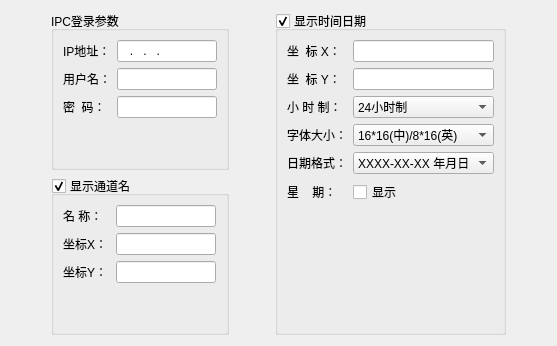
      <widget class="QWidget" name="tab_0">
       <attribute name="title">
        <string>摄像机参数</string>
       </attribute>
       <layout class="QGridLayout" name="gridLayout_7">
        <item row="0" column="1">
         <widget class="QGroupBox" name="groupBox_3">
          <property name="sizePolicy">
           <sizepolicy hsizetype="Preferred" vsizetype="Preferred">
            <horstretch>0</horstretch>
            <verstretch>0</verstretch>
           </sizepolicy>
          </property>
          <property name="maximumSize">
           <size>
            <width>16777215</width>
            <height>16777215</height>
           </size>
          </property>
          <property name="layoutDirection">
           <enum>Qt::LeftToRight</enum>
          </property>
          <property name="title">
           <string>IPC登录参数</string>
          </property>
          <layout class="QGridLayout" name="gridLayout_9">
           <item row="2" column="1">
            <widget class="QLineEdit" name="lineEdit_PW">
             <property name="sizePolicy">
              <sizepolicy hsizetype="Expanding" vsizetype="Fixed">
               <horstretch>0</horstretch>
               <verstretch>0</verstretch>
              </sizepolicy>
             </property>
             <property name="minimumSize">
              <size>
               <width>60</width>
               <height>20</height>
              </size>
             </property>
             <property name="maximumSize">
              <size>
               <width>100</width>
               <height>16777215</height>
              </size>
             </property>
            </widget>
           </item>
           <item row="1" column="0">
            <widget class="QLabel" name="label_31">
             <property name="text">
              <string>用户名：</string>
             </property>
            </widget>
           </item>
           <item row="1" column="1">
            <widget class="QLineEdit" name="lineEdit_UserName">
             <property name="minimumSize">
              <size>
               <width>60</width>
               <height>20</height>
              </size>
             </property>
             <property name="maximumSize">
              <size>
               <width>100</width>
               <height>16777215</height>
              </size>
             </property>
            </widget>
           </item>
           <item row="2" column="0">
            <widget class="QLabel" name="label_32">
             <property name="text">
              <string>密  码：</string>
             </property>
            </widget>
           </item>
           <item row="0" column="1">
            <widget class="QLineEdit" name="lineEdit_IP">
             <property name="minimumSize">
              <size>
               <width>100</width>
               <height>20</height>
              </size>
             </property>
             <property name="maximumSize">
              <size>
               <width>100</width>
               <height>16777215</height>
              </size>
             </property>
             <property name="inputMask">
              <string>000.000.000.000</string>
             </property>
             <property name="text">
              <string>...</string>
             </property>
            </widget>
           </item>
           <item row="0" column="0">
            <widget class="QLabel" name="label_30">
             <property name="layoutDirection">
              <enum>Qt::LeftToRight</enum>
             </property>
             <property name="text">
              <string>IP地址：</string>
             </property>
            </widget>
           </item>
           <item row="3" column="1">
            <spacer name="verticalSpacer_6">
             <property name="orientation">
              <enum>Qt::Vertical</enum>
             </property>
             <property name="sizeHint" stdset="0">
              <size>
               <width>20</width>
               <height>40</height>
              </size>
             </property>
            </spacer>
           </item>
          </layout>
         </widget>
        </item>
        <item row="0" column="3" rowspan="2">
         <widget class="QGroupBox" name="groupBox_DispOSD">
          <property name="layoutDirection">
           <enum>Qt::LeftToRight</enum>
          </property>
          <property name="title">
           <string>显示时间日期</string>
          </property>
          <property name="flat">
           <bool>false</bool>
          </property>
          <property name="checkable">
           <bool>true</bool>
          </property>
          <layout class="QGridLayout" name="gridLayout_4">
           <item row="1" column="0">
            <widget class="QLabel" name="label_37">
             <property name="text">
              <string>坐  标 Y：</string>
             </property>
            </widget>
           </item>
           <item row="8" column="1">
            <spacer name="verticalSpacer_4">
             <property name="orientation">
              <enum>Qt::Vertical</enum>
             </property>
             <property name="sizeHint" stdset="0">
              <size>
               <width>20</width>
               <height>40</height>
              </size>
             </property>
            </spacer>
           </item>
           <item row="3" column="1">
            <widget class="QComboBox" name="comboBox_OSDHourType">
             <property name="minimumSize">
              <size>
               <width>130</width>
               <height>0</height>
              </size>
             </property>
             <item>
              <property name="text">
               <string>24小时制</string>
              </property>
             </item>
             <item>
              <property name="text">
               <string>12小时制</string>
              </property>
             </item>
            </widget>
           </item>
           <item row="1" column="1">
            <widget class="QLineEdit" name="lineEdit_OSDY">
             <property name="maximumSize">
              <size>
               <width>16777215</width>
               <height>16777215</height>
              </size>
             </property>
            </widget>
           </item>
           <item row="7" column="1">
            <widget class="QCheckBox" name="checkBox_DispWeek">
             <property name="acceptDrops">
              <bool>false</bool>
             </property>
             <property name="layoutDirection">
              <enum>Qt::LeftToRight</enum>
             </property>
             <property name="text">
              <string>显示</string>
             </property>
             <property name="checked">
              <bool>false</bool>
             </property>
             <property name="tristate">
              <bool>false</bool>
             </property>
            </widget>
           </item>
           <item row="0" column="1">
            <widget class="QLineEdit" name="lineEdit_OSDX">
             <property name="maximumSize">
              <size>
               <width>16777215</width>
               <height>16777215</height>
              </size>
             </property>
            </widget>
           </item>
           <item row="0" column="0">
            <widget class="QLabel" name="label_35">
             <property name="text">
              <string>坐  标 X：</string>
             </property>
            </widget>
           </item>
           <item row="4" column="0">
            <widget class="QLabel" name="label_40">
             <property name="text">
              <string>字体大小：</string>
             </property>
            </widget>
           </item>
           <item row="3" column="0">
            <widget class="QLabel" name="label_33">
             <property name="text">
              <string>小 时 制：</string>
             </property>
            </widget>
           </item>
           <item row="4" column="1">
            <widget class="QComboBox" name="comboBox_FontType">
             <property name="minimumSize">
              <size>
               <width>130</width>
               <height>0</height>
              </size>
             </property>
             <item>
              <property name="text">
               <string>16*16(中)/8*16(英)</string>
              </property>
             </item>
             <item>
              <property name="text">
               <string>32*32(中)/16*32(英)</string>
              </property>
             </item>
             <item>
              <property name="text">
               <string>64*64(中)/32*64(英)</string>
              </property>
             </item>
             <item>
              <property name="text">
               <string>48*48(中)/24*48(英)</string>
              </property>
             </item>
             <item>
              <property name="text">
               <string>自适应(adaptive)</string>
              </property>
             </item>
            </widget>
           </item>
           <item row="6" column="0">
            <widget class="QLabel" name="label_36">
             <property name="text">
              <string>日期格式：</string>
             </property>
            </widget>
           </item>
           <item row="7" column="0">
            <widget class="QLabel" name="label">
             <property name="text">
              <string>星    期：</string>
             </property>
            </widget>
           </item>
           <item row="6" column="1">
            <widget class="QComboBox" name="comboBox_OSDType">
             <property name="minimumSize">
              <size>
               <width>130</width>
               <height>0</height>
              </size>
             </property>
             <item>
              <property name="text">
               <string>XXXX-XX-XX 年月日</string>
              </property>
             </item>
             <item>
              <property name="text">
               <string>XX-XX-XXXX 月日年</string>
              </property>
             </item>
             <item>
              <property name="text">
               <string>XXXX年XX月XX日</string>
              </property>
             </item>
             <item>
              <property name="text">
               <string>XX月XX日XXXX年</string>
              </property>
             </item>
             <item>
              <property name="text">
               <string>XX-XX-XXXX 日月年</string>
              </property>
             </item>
             <item>
              <property name="text">
               <string>XX日XX月XXXX年</string>
              </property>
             </item>
             <item>
              <property name="text">
               <string>xx/xx/xxxx 月/日/年</string>
              </property>
             </item>
             <item>
              <property name="text">
               <string>xxxx/xx/xx 年/月/日</string>
              </property>
             </item>
             <item>
              <property name="text">
               <string>xx/xx/xxxx 日/月/年</string>
              </property>
             </item>
            </widget>
           </item>
          </layout>
         </widget>
        </item>
        <item row="1" column="0">
         <spacer name="horizontalSpacer">
          <property name="orientation">
           <enum>Qt::Horizontal</enum>
          </property>
          <property name="sizeHint" stdset="0">
           <size>
            <width>40</width>
            <height>20</height>
           </size>
          </property>
         </spacer>
        </item>
        <item row="1" column="1">
         <widget class="QGroupBox" name="groupBox_ChannalName">
          <property name="title">
           <string>显示通道名</string>
          </property>
          <property name="checkable">
           <bool>true</bool>
          </property>
          <property name="checked">
           <bool>true</bool>
          </property>
          <layout class="QGridLayout" name="gridLayout_6">
           <item row="3" column="1">
            <spacer name="verticalSpacer_8">
             <property name="orientation">
              <enum>Qt::Vertical</enum>
             </property>
             <property name="sizeHint" stdset="0">
              <size>
               <width>20</width>
               <height>40</height>
              </size>
             </property>
            </spacer>
           </item>
           <item row="2" column="0">
            <widget class="QLabel" name="label_41">
             <property name="layoutDirection">
              <enum>Qt::RightToLeft</enum>
             </property>
             <property name="text">
              <string>坐标Y：</string>
             </property>
            </widget>
           </item>
           <item row="1" column="1" colspan="2">
            <widget class="QLineEdit" name="lineEdit_ChanNameX">
             <property name="maximumSize">
              <size>
               <width>100</width>
               <height>16777215</height>
              </size>
             </property>
             <property name="inputMask">
              <string>0000</string>
             </property>
            </widget>
           </item>
           <item row="0" column="1" colspan="2">
            <widget class="QLineEdit" name="lineEdit_ChannalName">
             <property name="enabled">
              <bool>true</bool>
             </property>
             <property name="minimumSize">
              <size>
               <width>100</width>
               <height>0</height>
              </size>
             </property>
             <property name="maximumSize">
              <size>
               <width>100</width>
               <height>16777215</height>
              </size>
             </property>
            </widget>
           </item>
           <item row="0" column="0">
            <widget class="QLabel" name="label_42">
             <property name="layoutDirection">
              <enum>Qt::RightToLeft</enum>
             </property>
             <property name="text">
              <string>名 称：</string>
             </property>
            </widget>
           </item>
           <item row="1" column="0">
            <widget class="QLabel" name="label_34">
             <property name="layoutDirection">
              <enum>Qt::RightToLeft</enum>
             </property>
             <property name="text">
              <string>坐标X：</string>
             </property>
            </widget>
           </item>
           <item row="2" column="1" colspan="2">
            <widget class="QLineEdit" name="lineEdit_ChanNameY">
             <property name="maximumSize">
              <size>
               <width>100</width>
               <height>16777215</height>
              </size>
             </property>
             <property name="inputMask">
              <string>0000</string>
             </property>
            </widget>
           </item>
          </layout>
         </widget>
        </item>
        <item row="1" column="2">
         <spacer name="horizontalSpacer_4">
          <property name="orientation">
           <enum>Qt::Horizontal</enum>
          </property>
          <property name="sizeHint" stdset="0">
           <size>
            <width>40</width>
            <height>20</height>
           </size>
          </property>
         </spacer>
        </item>
        <item row="1" column="4">
         <spacer name="horizontalSpacer_3">
          <property name="orientation">
           <enum>Qt::Horizontal</enum>
          </property>
          <property name="sizeHint" stdset="0">
           <size>
            <width>40</width>
            <height>20</height>
           </size>
          </property>
         </spacer>
        </item>
       </layout>
      </widget>
